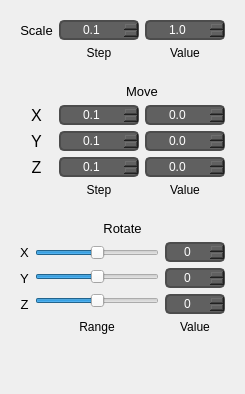
      <widget class="QWidget" name="tab_transformation">
       <attribute name="title">
        <string>Transformation</string>
       </attribute>
       <layout class="QGridLayout" name="gridLayout_7">
        <item row="4" column="1">
         <spacer name="vertical_spacer_transformation_down">
          <property name="orientation">
           <enum>Qt::Vertical</enum>
          </property>
          <property name="sizeHint" stdset="0">
           <size>
            <width>20</width>
            <height>40</height>
           </size>
          </property>
         </spacer>
        </item>
        <item row="0" column="1">
         <layout class="QGridLayout" name="grid_layout_transformation">
          <item row="1" column="0" colspan="2">
           <widget class="QFrame" name="frame_move">
            <property name="autoFillBackground">
             <bool>true</bool>
            </property>
            <property name="frameShape">
             <enum>QFrame::NoFrame</enum>
            </property>
            <property name="frameShadow">
             <enum>QFrame::Raised</enum>
            </property>
            <layout class="QGridLayout" name="gridLayout_17">
             <item row="2" column="3" rowspan="3">
              <layout class="QVBoxLayout" name="vertical_layout_spin_boxes_move">
               <item>
                <widget class="QDoubleSpinBox" name="d_spin_box_move_x">
                 <property name="minimumSize">
                  <size>
                   <width>80</width>
                   <height>0</height>
                  </size>
                 </property>
                 <property name="styleSheet">
                  <string notr="true">QDoubleSpinBox {
  border: 2px solid rgb(76,76,76);
  border-radius: 5px;
  background-color: rgb(96, 96, 96);
  color: rgb(255,255,255);
}

QDoubleSpinBox::down-button  {
  subcontrol-origin: margin;
  subcontrol-position: center left;
  image: url(:/images/left_arrow.png);
  background-color: rgb(76,76,76);
  left: 2px;
  height: 22px;
  width: 12px;
}

QDoubleSpinBox::up-button  {
  subcontrol-origin: margin;
  subcontrol-position: center right;
  image: url(:/images/right_arrow.png);
  background-color: rgb(76,76,76);
  right: 2px;
  height: 22px;
  width:12px;
}</string>
                 </property>
                 <property name="alignment">
                  <set>Qt::AlignCenter</set>
                 </property>
                 <property name="decimals">
                  <number>1</number>
                 </property>
                 <property name="minimum">
                  <double>-1000.000000000000000</double>
                 </property>
                 <property name="maximum">
                  <double>1000000.000000000000000</double>
                 </property>
                 <property name="singleStep">
                  <double>0.100000000000000</double>
                 </property>
                </widget>
               </item>
               <item>
                <widget class="QDoubleSpinBox" name="d_spin_box_move_y">
                 <property name="styleSheet">
                  <string notr="true">QDoubleSpinBox {
  border: 2px solid rgb(76,76,76);
  border-radius: 5px;
  background-color: rgb(96, 96, 96);
  color: rgb(255,255,255);
}

QDoubleSpinBox::down-button  {
  subcontrol-origin: margin;
  subcontrol-position: center left;
  image: url(:/images/left_arrow.png);
  background-color: rgb(76,76,76);
  left: 2px;
  height: 22px;
  width: 12px;
}

QDoubleSpinBox::up-button  {
  subcontrol-origin: margin;
  subcontrol-position: center right;
  image: url(:/images/right_arrow.png);
  background-color: rgb(76,76,76);
  right: 2px;
  height: 22px;
  width:12px;
}</string>
                 </property>
                 <property name="alignment">
                  <set>Qt::AlignCenter</set>
                 </property>
                 <property name="decimals">
                  <number>1</number>
                 </property>
                 <property name="minimum">
                  <double>-1000.000000000000000</double>
                 </property>
                 <property name="maximum">
                  <double>1000000.000000000000000</double>
                 </property>
                 <property name="singleStep">
                  <double>0.100000000000000</double>
                 </property>
                </widget>
               </item>
               <item>
                <widget class="QDoubleSpinBox" name="d_spin_box_move_z">
                 <property name="styleSheet">
                  <string notr="true">QDoubleSpinBox {
  border: 2px solid rgb(76,76,76);
  border-radius: 5px;
  background-color: rgb(96, 96, 96);
  color: rgb(255,255,255);
}

QDoubleSpinBox::down-button  {
  subcontrol-origin: margin;
  subcontrol-position: center left;
  image: url(:/images/left_arrow.png);
  background-color: rgb(76,76,76);
  left: 2px;
  height: 22px;
  width: 12px;
}

QDoubleSpinBox::up-button  {
  subcontrol-origin: margin;
  subcontrol-position: center right;
  image: url(:/images/right_arrow.png);
  background-color: rgb(76,76,76);
  right: 2px;
  height: 22px;
  width:12px;
}</string>
                 </property>
                 <property name="alignment">
                  <set>Qt::AlignCenter</set>
                 </property>
                 <property name="decimals">
                  <number>1</number>
                 </property>
                 <property name="minimum">
                  <double>-1000.000000000000000</double>
                 </property>
                 <property name="maximum">
                  <double>1000000.000000000000000</double>
                 </property>
                 <property name="singleStep">
                  <double>0.100000000000000</double>
                 </property>
                </widget>
               </item>
              </layout>
             </item>
             <item row="4" column="1">
              <widget class="QLabel" name="label_move_z">
               <property name="maximumSize">
                <size>
                 <width>16777215</width>
                 <height>21</height>
                </size>
               </property>
               <property name="font">
                <font>
                 <pointsize>12</pointsize>
                </font>
               </property>
               <property name="text">
                <string>Z</string>
               </property>
               <property name="alignment">
                <set>Qt::AlignCenter</set>
               </property>
              </widget>
             </item>
             <item row="5" column="3">
              <widget class="QLabel" name="label_value_move">
               <property name="text">
                <string>Value</string>
               </property>
               <property name="alignment">
                <set>Qt::AlignCenter</set>
               </property>
              </widget>
             </item>
             <item row="3" column="1">
              <widget class="QLabel" name="label_move_y">
               <property name="maximumSize">
                <size>
                 <width>16777215</width>
                 <height>21</height>
                </size>
               </property>
               <property name="font">
                <font>
                 <pointsize>12</pointsize>
                </font>
               </property>
               <property name="text">
                <string>Y</string>
               </property>
               <property name="alignment">
                <set>Qt::AlignCenter</set>
               </property>
              </widget>
             </item>
             <item row="0" column="2" colspan="2">
              <widget class="QLabel" name="label_move">
               <property name="font">
                <font>
                 <pointsize>10</pointsize>
                </font>
               </property>
               <property name="text">
                <string>Move</string>
               </property>
               <property name="alignment">
                <set>Qt::AlignCenter</set>
               </property>
              </widget>
             </item>
             <item row="5" column="2">
              <widget class="QLabel" name="label_step_move">
               <property name="text">
                <string>Step</string>
               </property>
               <property name="alignment">
                <set>Qt::AlignCenter</set>
               </property>
              </widget>
             </item>
             <item row="2" column="1">
              <widget class="QLabel" name="label_move_x">
               <property name="maximumSize">
                <size>
                 <width>16777215</width>
                 <height>21</height>
                </size>
               </property>
               <property name="font">
                <font>
                 <pointsize>12</pointsize>
                </font>
               </property>
               <property name="text">
                <string>X</string>
               </property>
               <property name="alignment">
                <set>Qt::AlignCenter</set>
               </property>
              </widget>
             </item>
             <item row="2" column="2" rowspan="3">
              <layout class="QVBoxLayout" name="vertical_layout_d_spin_boxes_step_move">
               <item>
                <widget class="QDoubleSpinBox" name="d_spin_box_step_move_x">
                 <property name="minimumSize">
                  <size>
                   <width>80</width>
                   <height>0</height>
                  </size>
                 </property>
                 <property name="styleSheet">
                  <string notr="true">QDoubleSpinBox {
  border: 2px solid rgb(76,76,76);
  border-radius: 5px;
  background-color: rgb(96, 96, 96);
  color: rgb(255,255,255);
}

QDoubleSpinBox::down-button  {
  subcontrol-origin: margin;
  subcontrol-position: center left;
  image: url(:/images/left_arrow.png);
  background-color: rgb(76,76,76);
  left: 2px;
  height: 22px;
  width: 12px;
}

QDoubleSpinBox::up-button  {
  subcontrol-origin: margin;
  subcontrol-position: center right;
  image: url(:/images/right_arrow.png);
  background-color: rgb(76,76,76);
  right: 2px;
  height: 22px;
  width:12px;
}</string>
                 </property>
                 <property name="alignment">
                  <set>Qt::AlignCenter</set>
                 </property>
                 <property name="decimals">
                  <number>1</number>
                 </property>
                 <property name="maximum">
                  <double>1000000.000000000000000</double>
                 </property>
                 <property name="singleStep">
                  <double>0.100000000000000</double>
                 </property>
                 <property name="value">
                  <double>0.100000000000000</double>
                 </property>
                </widget>
               </item>
               <item>
                <widget class="QDoubleSpinBox" name="d_spin_box_step_move_y">
                 <property name="styleSheet">
                  <string notr="true">QDoubleSpinBox {
  border: 2px solid rgb(76,76,76);
  border-radius: 5px;
  background-color: rgb(96, 96, 96);
  color: rgb(255,255,255);
}

QDoubleSpinBox::down-button  {
  subcontrol-origin: margin;
  subcontrol-position: center left;
  image: url(:/images/left_arrow.png);
  background-color: rgb(76,76,76);
  left: 2px;
  height: 22px;
  width: 12px;
}

QDoubleSpinBox::up-button  {
  subcontrol-origin: margin;
  subcontrol-position: center right;
  image: url(:/images/right_arrow.png);
  background-color: rgb(76,76,76);
  right: 2px;
  height: 22px;
  width:12px;
}</string>
                 </property>
                 <property name="alignment">
                  <set>Qt::AlignCenter</set>
                 </property>
                 <property name="decimals">
                  <number>1</number>
                 </property>
                 <property name="maximum">
                  <double>1000000.000000000000000</double>
                 </property>
                 <property name="singleStep">
                  <double>0.100000000000000</double>
                 </property>
                 <property name="value">
                  <double>0.100000000000000</double>
                 </property>
                </widget>
               </item>
               <item>
                <widget class="QDoubleSpinBox" name="d_spin_box_step_move_z">
                 <property name="styleSheet">
                  <string notr="true">QDoubleSpinBox {
  border: 2px solid rgb(76,76,76);
  border-radius: 5px;
  background-color: rgb(96, 96, 96);
  color: rgb(255,255,255);
}

QDoubleSpinBox::down-button  {
  subcontrol-origin: margin;
  subcontrol-position: center left;
  image: url(:/images/left_arrow.png);
  background-color: rgb(76,76,76);
  left: 2px;
  height: 22px;
  width: 12px;
}

QDoubleSpinBox::up-button  {
  subcontrol-origin: margin;
  subcontrol-position: center right;
  image: url(:/images/right_arrow.png);
  background-color: rgb(76,76,76);
  right: 2px;
  height: 22px;
  width:12px;
}</string>
                 </property>
                 <property name="alignment">
                  <set>Qt::AlignCenter</set>
                 </property>
                 <property name="decimals">
                  <number>1</number>
                 </property>
                 <property name="maximum">
                  <double>1000000.000000000000000</double>
                 </property>
                 <property name="singleStep">
                  <double>0.100000000000000</double>
                 </property>
                 <property name="value">
                  <double>0.100000000000000</double>
                 </property>
                </widget>
               </item>
              </layout>
             </item>
            </layout>
           </widget>
          </item>
          <item row="2" column="0" rowspan="2" colspan="2">
           <widget class="QFrame" name="frame_rotate">
            <property name="autoFillBackground">
             <bool>true</bool>
            </property>
            <property name="styleSheet">
             <string notr="true"/>
            </property>
            <property name="frameShape">
             <enum>QFrame::NoFrame</enum>
            </property>
            <property name="frameShadow">
             <enum>QFrame::Raised</enum>
            </property>
            <layout class="QGridLayout" name="gridLayout_16">
             <item row="1" column="0" colspan="3">
              <widget class="QLabel" name="label_rotate">
               <property name="font">
                <font>
                 <pointsize>10</pointsize>
                </font>
               </property>
               <property name="text">
                <string>Rotate</string>
               </property>
               <property name="alignment">
                <set>Qt::AlignCenter</set>
               </property>
              </widget>
             </item>
             <item row="2" column="2">
              <layout class="QVBoxLayout" name="vertical_layout_rotate_spin_boxes">
               <item>
                <widget class="QSpinBox" name="spin_box_rotate_x">
                 <property name="sizePolicy">
                  <sizepolicy hsizetype="Preferred" vsizetype="Preferred">
                   <horstretch>0</horstretch>
                   <verstretch>0</verstretch>
                  </sizepolicy>
                 </property>
                 <property name="minimumSize">
                  <size>
                   <width>0</width>
                   <height>0</height>
                  </size>
                 </property>
                 <property name="styleSheet">
                  <string notr="true">QSpinBox {
  border: 2px solid rgb(76,76,76);
  border-radius: 5px;
  background-color: rgb(96, 96, 96);
  color: rgb(255,255,255);
}

QSpinBox::down-button  {
  subcontrol-origin: margin;
  subcontrol-position: center left;
  image: url(:/images/left_arrow.png);
  background-color: rgb(76,76,76);
  left: 2px;
  height: 22px;
  width: 12px;
}

QSpinBox::up-button  {
  subcontrol-origin: margin;
  subcontrol-position: center right;
  image: url(:/images/right_arrow.png);
  background-color: rgb(76,76,76);
  right: 2px;
  height: 22px;
  width:12px;
}</string>
                 </property>
                 <property name="alignment">
                  <set>Qt::AlignCenter</set>
                 </property>
                 <property name="minimum">
                  <number>-360</number>
                 </property>
                 <property name="maximum">
                  <number>360</number>
                 </property>
                 <property name="stepType">
                  <enum>QAbstractSpinBox::DefaultStepType</enum>
                 </property>
                </widget>
               </item>
               <item>
                <widget class="QSpinBox" name="spin_box_rotate_y">
                 <property name="sizePolicy">
                  <sizepolicy hsizetype="Preferred" vsizetype="Preferred">
                   <horstretch>0</horstretch>
                   <verstretch>0</verstretch>
                  </sizepolicy>
                 </property>
                 <property name="minimumSize">
                  <size>
                   <width>0</width>
                   <height>0</height>
                  </size>
                 </property>
                 <property name="styleSheet">
                  <string notr="true">QSpinBox {
  border: 2px solid rgb(76,76,76);
  border-radius: 5px;
  background-color: rgb(96, 96, 96);
  color: rgb(255,255,255);
}

QSpinBox::down-button  {
  subcontrol-origin: margin;
  subcontrol-position: center left;
  image: url(:/images/left_arrow.png);
  background-color: rgb(76,76,76);
  left: 2px;
  height: 22px;
  width: 12px;
}

QSpinBox::up-button  {
  subcontrol-origin: margin;
  subcontrol-position: center right;
  image: url(:/images/right_arrow.png);
  background-color: rgb(76,76,76);
  right: 2px;
  height: 22px;
  width:12px;
}</string>
                 </property>
                 <property name="alignment">
                  <set>Qt::AlignCenter</set>
                 </property>
                 <property name="minimum">
                  <number>-360</number>
                 </property>
                 <property name="maximum">
                  <number>360</number>
                 </property>
                </widget>
               </item>
               <item>
                <widget class="QSpinBox" name="spin_box_rotate_z">
                 <property name="sizePolicy">
                  <sizepolicy hsizetype="Preferred" vsizetype="Preferred">
                   <horstretch>0</horstretch>
                   <verstretch>0</verstretch>
                  </sizepolicy>
                 </property>
                 <property name="minimumSize">
                  <size>
                   <width>60</width>
                   <height>0</height>
                  </size>
                 </property>
                 <property name="maximumSize">
                  <size>
                   <width>16777215</width>
                   <height>16777215</height>
                  </size>
                 </property>
                 <property name="autoFillBackground">
                  <bool>false</bool>
                 </property>
                 <property name="styleSheet">
                  <string notr="true">QSpinBox {
  border: 2px solid rgb(76,76,76);
  border-radius: 5px;
  background-color: rgb(96, 96, 96);
  color: rgb(255,255,255);
}

QSpinBox::down-button  {
  subcontrol-origin: margin;
  subcontrol-position: center left;
  image: url(:/images/left_arrow.png);
  background-color: rgb(76,76,76);
  left: 2px;
  height: 22px;
  width: 12px;
}

QSpinBox::up-button  {
  subcontrol-origin: margin;
  subcontrol-position: center right;
  image: url(:/images/right_arrow.png);
  background-color: rgb(76,76,76);
  right: 2px;
  height: 22px;
  width:12px;
}</string>
                 </property>
                 <property name="alignment">
                  <set>Qt::AlignCenter</set>
                 </property>
                 <property name="minimum">
                  <number>-360</number>
                 </property>
                 <property name="maximum">
                  <number>360</number>
                 </property>
                </widget>
               </item>
              </layout>
             </item>
             <item row="2" column="1">
              <layout class="QVBoxLayout" name="vertical_layout_rotate_sliders">
               <item>
                <widget class="QSlider" name="slider_rotate_x">
                 <property name="minimum">
                  <number>-360</number>
                 </property>
                 <property name="maximum">
                  <number>360</number>
                 </property>
                 <property name="orientation">
                  <enum>Qt::Horizontal</enum>
                 </property>
                </widget>
               </item>
               <item>
                <widget class="QSlider" name="slider_rotate_y">
                 <property name="minimum">
                  <number>-360</number>
                 </property>
                 <property name="maximum">
                  <number>360</number>
                 </property>
                 <property name="orientation">
                  <enum>Qt::Horizontal</enum>
                 </property>
                </widget>
               </item>
               <item>
                <widget class="QSlider" name="slider_rotate_z">
                 <property name="minimum">
                  <number>-360</number>
                 </property>
                 <property name="maximum">
                  <number>360</number>
                 </property>
                 <property name="orientation">
                  <enum>Qt::Horizontal</enum>
                 </property>
                </widget>
               </item>
              </layout>
             </item>
             <item row="2" column="0">
              <layout class="QVBoxLayout" name="vertical_layout_rotate_labels">
               <item>
                <widget class="QLabel" name="label_rotate_x">
                 <property name="maximumSize">
                  <size>
                   <width>16777215</width>
                   <height>21</height>
                  </size>
                 </property>
                 <property name="font">
                  <font>
                   <pointsize>10</pointsize>
                  </font>
                 </property>
                 <property name="text">
                  <string>X</string>
                 </property>
                 <property name="alignment">
                  <set>Qt::AlignCenter</set>
                 </property>
                </widget>
               </item>
               <item>
                <widget class="QLabel" name="label_rotate_y">
                 <property name="maximumSize">
                  <size>
                   <width>16777215</width>
                   <height>21</height>
                  </size>
                 </property>
                 <property name="font">
                  <font>
                   <pointsize>10</pointsize>
                  </font>
                 </property>
                 <property name="text">
                  <string>Y</string>
                 </property>
                 <property name="alignment">
                  <set>Qt::AlignCenter</set>
                 </property>
                </widget>
               </item>
               <item>
                <widget class="QLabel" name="label_rotate_z">
                 <property name="maximumSize">
                  <size>
                   <width>16777215</width>
                   <height>21</height>
                  </size>
                 </property>
                 <property name="font">
                  <font>
                   <pointsize>10</pointsize>
                  </font>
                 </property>
                 <property name="text">
                  <string>Z</string>
                 </property>
                 <property name="alignment">
                  <set>Qt::AlignCenter</set>
                 </property>
                </widget>
               </item>
              </layout>
             </item>
             <item row="3" column="2">
              <widget class="QLabel" name="label_value_rotate">
               <property name="text">
                <string>Value</string>
               </property>
               <property name="alignment">
                <set>Qt::AlignCenter</set>
               </property>
              </widget>
             </item>
             <item row="3" column="1">
              <widget class="QLabel" name="label_range_rotate">
               <property name="text">
                <string>Range</string>
               </property>
               <property name="alignment">
                <set>Qt::AlignCenter</set>
               </property>
              </widget>
             </item>
            </layout>
           </widget>
          </item>
          <item row="0" column="0" colspan="2">
           <widget class="QFrame" name="frame_scale">
            <property name="autoFillBackground">
             <bool>true</bool>
            </property>
            <property name="frameShape">
             <enum>QFrame::NoFrame</enum>
            </property>
            <property name="frameShadow">
             <enum>QFrame::Raised</enum>
            </property>
            <layout class="QGridLayout" name="gridLayout_18">
             <item row="0" column="0">
              <widget class="QLabel" name="label_scale">
               <property name="font">
                <font>
                 <pointsize>10</pointsize>
                </font>
               </property>
               <property name="text">
                <string>Scale</string>
               </property>
               <property name="alignment">
                <set>Qt::AlignCenter</set>
               </property>
              </widget>
             </item>
             <item row="0" column="1">
              <widget class="QDoubleSpinBox" name="d_spin_box_step_scale">
               <property name="minimumSize">
                <size>
                 <width>80</width>
                 <height>0</height>
                </size>
               </property>
               <property name="styleSheet">
                <string notr="true">QDoubleSpinBox {
  border: 2px solid rgb(76,76,76);
  border-radius: 5px;
  background-color: rgb(96, 96, 96);
  color: rgb(255,255,255);
}

QDoubleSpinBox::down-button  {
  subcontrol-origin: margin;
  subcontrol-position: center left;
  image: url(:/images/left_arrow.png);
  background-color: rgb(76,76,76);
  left: 2px;
  height: 22px;
  width: 12px;
}

QDoubleSpinBox::up-button  {
  subcontrol-origin: margin;
  subcontrol-position: center right;
  image: url(:/images/right_arrow.png);
  background-color: rgb(76,76,76);
  right: 2px;
  height: 22px;
  width:12px;
}</string>
               </property>
               <property name="alignment">
                <set>Qt::AlignCenter</set>
               </property>
               <property name="decimals">
                <number>1</number>
               </property>
               <property name="maximum">
                <double>1000000.000000000000000</double>
               </property>
               <property name="singleStep">
                <double>0.100000000000000</double>
               </property>
               <property name="value">
                <double>0.100000000000000</double>
               </property>
              </widget>
             </item>
             <item row="0" column="2">
              <widget class="QDoubleSpinBox" name="d_spin_box_scale">
               <property name="minimumSize">
                <size>
                 <width>80</width>
                 <height>0</height>
                </size>
               </property>
               <property name="styleSheet">
                <string notr="true">QDoubleSpinBox {
  border: 2px solid rgb(76,76,76);
  border-radius: 5px;
  background-color: rgb(96, 96, 96);
  color: rgb(255,255,255);
}

QDoubleSpinBox::down-button  {
  subcontrol-origin: margin;
  subcontrol-position: center left;
  image: url(:/images/left_arrow.png);
  background-color: rgb(76,76,76);
  left: 2px;
  height: 22px;
  width: 12px;
}

QDoubleSpinBox::up-button  {
  subcontrol-origin: margin;
  subcontrol-position: center right;
  image: url(:/images/right_arrow.png);
  background-color: rgb(76,76,76);
  right: 2px;
  height: 22px;
  width:12px;
}</string>
               </property>
               <property name="alignment">
                <set>Qt::AlignCenter</set>
               </property>
               <property name="decimals">
                <number>1</number>
               </property>
               <property name="maximum">
                <double>1000000.000000000000000</double>
               </property>
               <property name="singleStep">
                <double>0.100000000000000</double>
               </property>
               <property name="value">
                <double>1.000000000000000</double>
               </property>
              </widget>
             </item>
             <item row="1" column="1">
              <widget class="QLabel" name="label_step_scale">
               <property name="text">
                <string>Step</string>
               </property>
               <property name="alignment">
                <set>Qt::AlignCenter</set>
               </property>
              </widget>
             </item>
             <item row="1" column="2">
              <widget class="QLabel" name="label_value_scale">
               <property name="text">
                <string>Value</string>
               </property>
               <property name="alignment">
                <set>Qt::AlignCenter</set>
               </property>
              </widget>
             </item>
            </layout>
           </widget>
          </item>
         </layout>
        </item>
       </layout>
      </widget>
